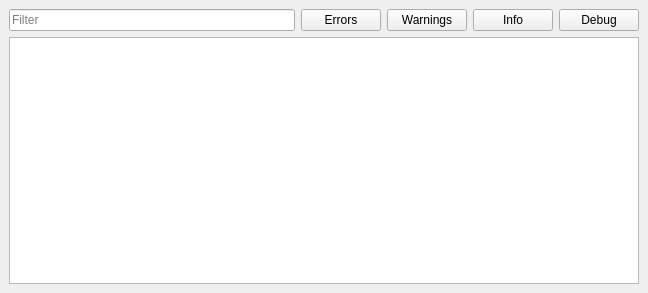
<?xml version="1.0" encoding="UTF-8"?>
<ui version="4.0">
 <class>LogDock</class>
 <widget class="QDockWidget" name="LogDock">
  <property name="geometry">
   <rect>
    <x>0</x>
    <y>0</y>
    <width>648</width>
    <height>293</height>
   </rect>
  </property>
  <property name="windowTitle">
   <string>Message Log</string>
  </property>
  <widget class="QWidget" name="dockWidgetContents">
   <layout class="QVBoxLayout" name="verticalLayout">
    <item>
     <layout class="QHBoxLayout" name="horizontalLayout">
      <item>
       <widget class="QLineEdit" name="message_filter">
        <property name="placeholderText">
         <string>Filter</string>
        </property>
        <property name="clearButtonEnabled">
         <bool>true</bool>
        </property>
       </widget>
      </item>
      <item>
       <widget class="QPushButton" name="filter_errors">
        <property name="text">
         <string>Errors</string>
        </property>
        <property name="checkable">
         <bool>true</bool>
        </property>
       </widget>
      </item>
      <item>
       <widget class="QPushButton" name="filter_warnings">
        <property name="text">
         <string>Warnings</string>
        </property>
        <property name="checkable">
         <bool>true</bool>
        </property>
       </widget>
      </item>
      <item>
       <widget class="QPushButton" name="filter_info">
        <property name="text">
         <string>Info</string>
        </property>
        <property name="checkable">
         <bool>true</bool>
        </property>
       </widget>
      </item>
      <item>
       <widget class="QPushButton" name="filter_debug">
        <property name="text">
         <string>Debug</string>
        </property>
        <property name="checkable">
         <bool>true</bool>
        </property>
       </widget>
      </item>
     </layout>
    </item>
    <item>
     <widget class="QTreeView" name="message_view"/>
    </item>
   </layout>
  </widget>
 </widget>
 <resources/>
 <connections/>
</ui>
